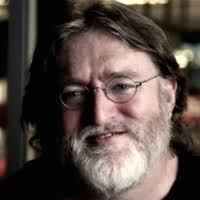
#> input picture imgs/gaben12.jpg, 200 x 200 px, given in place of the camera
$ python face_detection.py
#> lines starting #> are read from the running program, lines starting #| are printed output that depends on the picture; after the words box and inside, x2 and y2 are one past the last pixel; in counts of white or black regions, pixels touching at a corner belong together
# OpenCV
import cv2

# OS
import os

# Load xml file for face detection
haar_cascade_face = cv2.CascadeClassifier('haarcascade_frontalface_default.xml')
haar_cascade_eyes = cv2.CascadeClassifier('haarcascade_eye.xml')


# [29 lines left out: functions _show_image, get_faces_folder, not called in this run]


def show_webcam(mirror=False, detect_eyes=False, eyesScaleFactor=1.6):
#> called with mirror = True, detect_eyes = True, eyesScaleFactor = 1.3
    cam = cv2.VideoCapture(0)

    while True:
        # Read webcam frame
        ret_val, img = cam.read()
#> img is the input picture: shape (200, 200, 3); mean B, G, R 67.1, 73, 85.5

        # Show image
        img = face_detection(img, width=10, detect_eyes=detect_eyes, eyesScaleFactor=eyesScaleFactor)

        if mirror:
            # Flip webcam image (mirror)
            img = cv2.flip(img, 1)

        # Show webcam output in a window
        cv2.imshow('What a nice face', img)

        # Set exit key (esc to quit)
        if cv2.waitKey(1) == 27:
            break

    cv2.destroyAllWindows()


def _get_face_locations(img, scaleFactor=1.1):
    # Convert to gray scale
    img_grey = cv2.cvtColor(img, cv2.COLOR_BGR2GRAY)
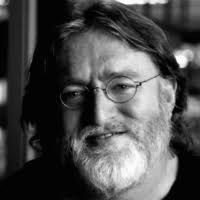
#> img_grey: shape (200, 200); min 0, max 254, mean 76

    # Detect faces
    faces = haar_cascade_face.detectMultiScale(img_grey, scaleFactor=scaleFactor, minNeighbors=5)
#> faces = [[54, 38, 127, 127]]

    return faces


def _get_eye_locations(img, scaleFactor=1.1):
    # Convert to grey scale
    img_grey = cv2.cvtColor(img, cv2.COLOR_BGR2GRAY)

    # Detect eyes
    eyes = haar_cascade_eyes.detectMultiScale(img, scaleFactor=scaleFactor, minNeighbors=5)

    return eyes


def face_detection(img, detect_eyes=False,scaleFactor=1.1, width=15, eyesScaleFactor=1.5):

    for (x, y, w, h) in _get_face_locations(img, scaleFactor):
        # Draw rects
        cv2.rectangle(img, (x, y), (x+w, y+h), (0, 255, 0), width)
#> this loop made 1 pass
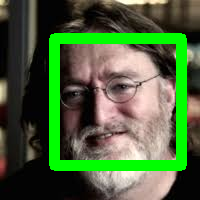
#> img: shape (200, 200, 3); 13.87% of pixels changed, all inside (x1, y1, x2, y2) = (49, 33, 187, 171)

    if detect_eyes:
        # Detect also eyes
        for (x, y, w, h) in _get_eye_locations(img,eyesScaleFactor):
#> in _get_eye_locations, `img_grey = cv2.cvtColor(img, cv2.COLOR_BGR2GRAY)`:
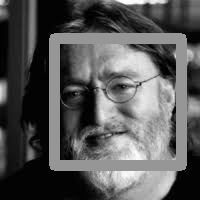
#> img_grey: shape (200, 200); min 0, max 252, mean 87.4
            cv2.rectangle(img, (x,y), (x+w, y+h), (255,255,0), width)
#> this loop made 0 passes

    # Return image with rects
    return img


# [31 lines left out: function show_video, not called in this run]


def main():

    ''' Face Detection on Video '''
    # show_video('gaben.mp4', detect_eyes=True)

    ''' Face Detection on Webcam '''
    show_webcam(mirror=True, detect_eyes=True, eyesScaleFactor=1.3)
#> in show_webcam, `img = cv2.flip(img, 1)`:
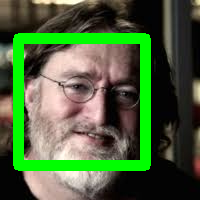
#> img: shape (200, 200, 3); mean B, G, R 58.7, 99.1, 75
#> (key Esc is pressed here)

    ''' Get all faces in the photos '''
    # data = get_faces_folder()

if __name__ == "__main__":
    main()

$ run again, on imgs/gaben13.jpg
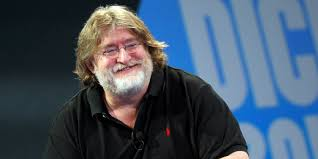
#> input picture imgs/gaben13.jpg, 318 x 159 px, given in place of the camera
#> in show_webcam, img is the input picture: shape (159, 318, 3); mean B, G, R 99.8, 83, 67.8
#> in _get_face_locations, `img_grey = cv2.cvtColor(img, cv2.COLOR_BGR2GRAY)`:
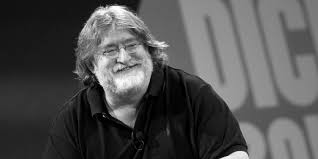
#> img_grey: shape (159, 318); min 0, max 254, mean 80.3
#> faces = [[86, 20, 69, 69]]
#> the loop in face_detection, `for (x, y, w, h) in _get_face_locations(img, scaleFactor):` made 1 pass
#> in show_webcam, `img = cv2.flip(img, 1)`:
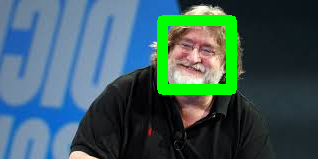
#> img: shape (159, 318, 3); mean B, G, R 94, 91.8, 61.4

$ run again, on imgs/gaben14.jpg
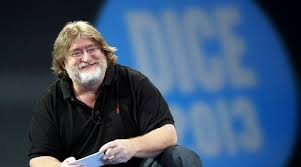
#> input picture imgs/gaben14.jpg, 301 x 167 px, given in place of the camera
#> in show_webcam, img is the input picture: shape (167, 301, 3); mean B, G, R 105.7, 80.9, 61
#> in _get_face_locations, `img_grey = cv2.cvtColor(img, cv2.COLOR_BGR2GRAY)`:
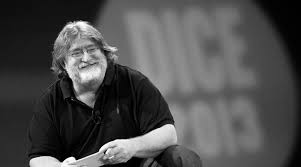
#> img_grey: shape (167, 301); min 0, max 255, mean 77.7
#> faces = [[53, 21, 64, 64]]
#> the loop in face_detection, `for (x, y, w, h) in _get_face_locations(img, scaleFactor):` made 1 pass
#> in show_webcam, `img = cv2.flip(img, 1)`:
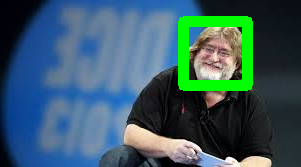
#> img: shape (167, 301, 3); mean B, G, R 101, 91, 57.8

$ run again, on imgs/gaben2.jpg
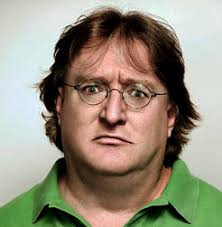
#> input picture imgs/gaben2.jpg, 222 x 227 px, given in place of the camera
#> in show_webcam, img is the input picture: shape (227, 222, 3); mean B, G, R 124.1, 141.9, 149.2
#> in _get_face_locations, `img_grey = cv2.cvtColor(img, cv2.COLOR_BGR2GRAY)`:
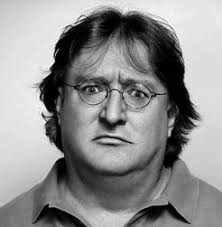
#> img_grey: shape (227, 222); min 0, max 254, mean 142.1
#> faces = [[50, 41, 125, 125]]
#> the loop in face_detection, `for (x, y, w, h) in _get_face_locations(img, scaleFactor):` made 1 pass
#> in show_webcam, `img = cv2.flip(img, 1)`:
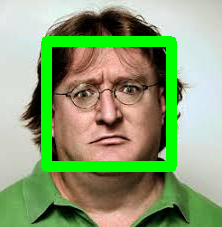
#> img: shape (227, 222, 3); mean B, G, R 117.9, 162.1, 140.1
